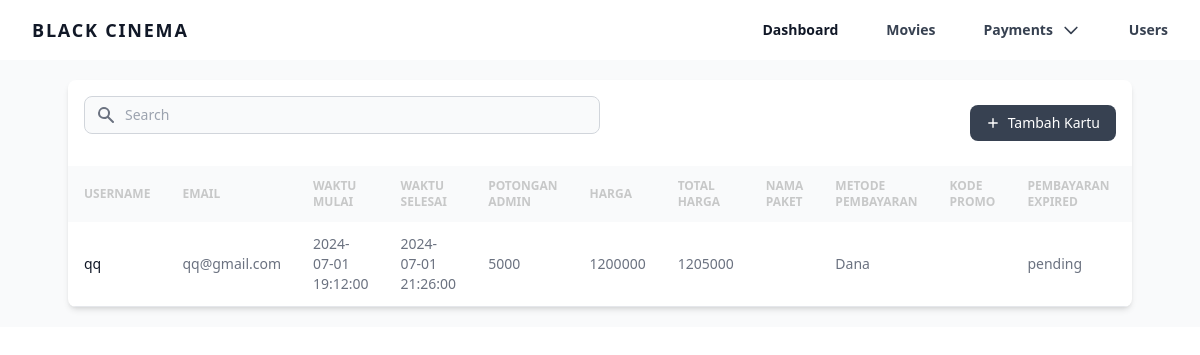
The page /app/admin/payment_list (signed in) on the database as committed earlier.
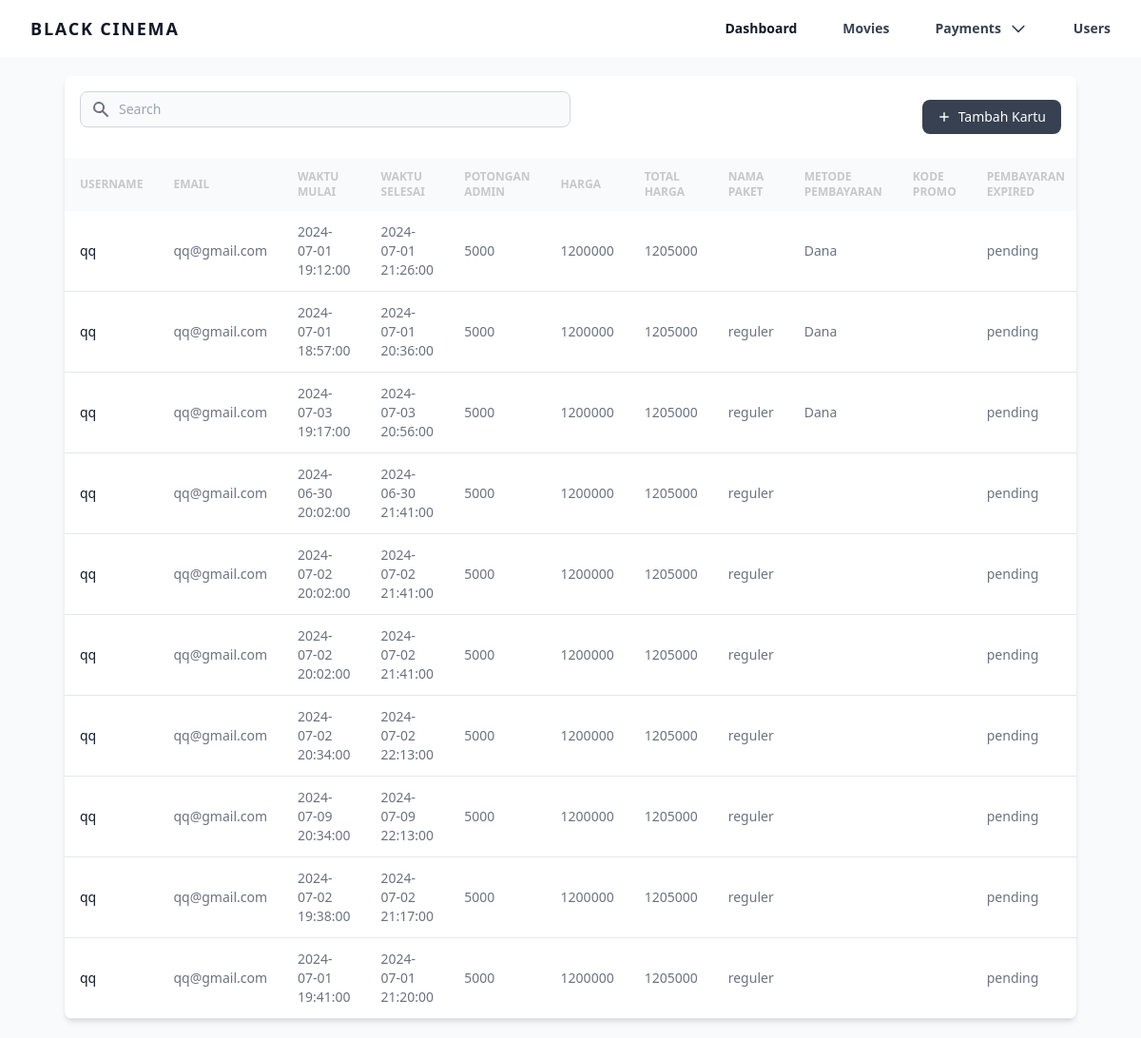
The same page on the database as committed later.
### tables this page shows
CREATE TABLE `payment` (
  `id` int NOT NULL,
  `userId` int DEFAULT NULL,
  `movieId` int DEFAULT NULL,
  `createdAt` datetime DEFAULT CURRENT_TIMESTAMP,
  `userName` varchar(255) DEFAULT NULL,
  `userEmail` varchar(255) DEFAULT NULL,
  `startTime` datetime DEFAULT NULL,
  `endTime` datetime DEFAULT NULL,
  `feeAdmin` int DEFAULT NULL,
  `price` int DEFAULT NULL,
  `totalPrice` int DEFAULT NULL,
  `packageName` varchar(255) DEFAULT NULL,
  `methodPayment` varchar(255) DEFAULT NULL,
  `promoCode` varchar(255) DEFAULT NULL,
  `status` varchar(255) DEFAULT NULL,
  `expiredPayment` datetime DEFAULT NULL,
  `successPayment` datetime DEFAULT NULL,
  `room` int DEFAULT NULL
);

### app/admin/pages/views/payment_list.php (the view, shortened to what this page needs)
<?php
include "../../config/conn.php";
$query = mysqli_query($conn, "SELECT * FROM payment");
?>
<section class="bg-gray-50 dark:bg-black p-3 sm:p-5">
    <div class="mx-auto max-w-screen-xl px-4 lg:px-12">
        <div class="bg-white dark:bg-white/10 relative shadow-md sm:rounded-lg overflow-hidden">
            <div class="flex flex-col md:flex-row items-center justify-between space-y-3 md:space-y-0 md:space-x-4 p-4">
                <div class="w-full md:w-1/2">
                    <form class="flex items-center">
                        <div class="relative w-full">
                            <div class="absolute inset-y-0 left-0 flex items-center pl-3 pointer-events-none">
                            </div>
                            <input type="text" id="simple-search" class="bg-gray-50 border border-gray-300 text-gray-900 text-sm rounded-lg focus:ring-gray-500 focus:border-gray-500 block w-full pl-10 p-2 dark:bg-black/20 dark:border-gray-600 dark:placeholder-gray-400 dark:text-white dark:focus:ring-gray-500 dark:focus:border-gray-500" placeholder="Search" required="">
                        </div>
                    </form>
                </div>
                <div class="w-full md:w-auto flex flex-col md:flex-row space-y-2 md:space-y-0 items-stretch md:items-center justify-end md:space-x-3 flex-shrink-0">
                    <button id="addBtn" type="button" class="flex items-center justify-center text-white bg-gray-700 hover:bg-gray-800 focus:ring-4 focus:ring-gray-300 font-medium rounded-lg text-sm px-4 py-2 dark:bg-gray-600 dark:hover:bg-gray-700 focus:outline-none dark:focus:ring-gray-800">
                        <svg class="h-3.5 w-3.5 mr-2" fill="currentColor" viewBox="0 0 20 20" xmlns="http://www.w3.org/2000/svg" aria-hidden="true">
                            <path clip-rule="evenodd" fill-rule="evenodd" d="M10 3a1 1 0 011 1v5h5a1 1 0 110 2h-5v5a1 1 0 11-2 0v-5H4a1 1 0 110-2h5V4a1 1 0 011-1z" />
                        </svg>
                        Tambah Kartu
                    </button>
                </div>
            </div>
            <div class="overflow-x-auto">
                <table class="w-full text-sm text-left text-gray-500 dark:text-gray-400">
                    <thead class="text-xs text-black/20 uppercase bg-gray-50 dark:bg-black/20 dark:text-gray-400">
                        <tr>
                            <th scope="col" class="px-4 py-3">Username</th>
                            <th scope="col" class="px-4 py-3">Email</th>
                            <th scope="col" class="px-4 py-3">Waktu Mulai</th>
                            <th scope="col" class="px-4 py-3">Waktu Selesai</th>
                            <th scope="col" class="px-4 py-3">Potongan Admin</th>
                            <th scope="col" class="px-4 py-3">Harga</th>
                            <th scope="col" class="px-4 py-3">Total Harga</th>
                            <th scope="col" class="px-4 py-3">Nama Paket</th>
                            <th scope="col" class="px-4 py-3">Metode Pembayaran</th>
                            <th scope="col" class="px-4 py-3">Kode Promo</th>
                            <th scope="col" class="px-4 py-3">Pembayaran Expired</th>
                            <th scope="col" class="px-4 py-3">Pembayaran Sukses</th>
                        </tr>
                    </thead>
                    <tbody id="paymentList">
                        <?php
                        while ($row = mysqli_fetch_assoc($query)) {
                        ?>
                            <tr class="border-b dark:border-black/20">
                                <th scope="row" class="px-4 py-3 font-medium text-gray-900 whitespace-nowrap dark:text-white">
                                    <?= $row['userName']; ?></th>
                                <td class="px-4 py-3"><span><?= $row['userEmail']; ?></span></td>
                                <td class="px-4 py-3"><span><?= $row['startTime']; ?></span></td>
                                <td class="px-4 py-3"><span><?= $row['endTime']; ?></span></td>
                                <td class="px-4 py-3"><span><?= $row['feeAdmin']; ?></span></td>
                                <td class="px-4 py-3"><span><?= $row['price']; ?></span></td>
                                <td class="px-4 py-3"><span><?= $row['totalPrice']; ?></span></td>
                                <td class="px-4 py-3"><span><?= $row['packageName']; ?></span></td>
                                <td class="px-4 py-3"><span><?= $row['methodPayment']; ?></span></td>
                                <td class="px-4 py-3"><span><?= $row['promoCode']; ?></span></td>
                                <td class="px-4 py-3"><span><?= $row['status']; ?></span></td>
                                <td class="px-4 py-3"><span><?= $row['expiredPayment']; ?></span></td>
                            </tr>
                        <?php } ?>
                    </tbody>
                </table>
            </div>
        </div>
    </div>
</section>

### app/admin/home.php (shortened to what this page needs)
<html>
<head>
    <link rel="stylesheet" href="../../style/globals.css">
    <link rel="stylesheet" href="https://cdnjs.cloudflare.com/ajax/libs/font-awesome/6.5.2/css/all.min.css">
    <link rel="stylesheet" href="https://cdn.jsdelivr.net/npm/daterangepicker/daterangepicker.css">
</head>
<body class="bg-white text-black dark:bg-black dark:text-white">
    <div>
        <?php include "pages/navbar.php"; ?>
        <?php include "pages/content.php"; ?>
    </div>
    <script src="https://cdn.tailwindcss.com"></script>
</body>
</html>

### app/admin/pages/navbar.php (shortened to what this page needs)
<div class="w-full text-gray-700 bg-white dark:text-gray-200 dark:bg-white/10">
    <div class="flex flex-row justify-between px-4 w-full md:flex-row md:items-center md:justify-between md:px-4">
        <div class="p-4 flex flex-row items-center justify-between">
            <a href="home.php" class="text-lg font-semibold tracking-widest text-gray-900 uppercase rounded-lg dark:text-white focus:outline-none focus:shadow-outline">Black Cinema</a>
        </div>
        <nav id="mobileMenu" class="flex-col flex-grow pb-4 md:pb-0 hidden md:flex md:justify-end md:flex-row">
            <a id="dashboardLink" class="nav-link px-4 py-2 mt-2 text-sm font-semibold text-gray-900 rounded-lg dark:text-white dark:hover:bg-gray-600 dark:focus:bg-gray-600 dark:focus:text-white dark:hover:text-white dark:text-gray-200 md:mt-0 hover:text-gray-900 focus:text-gray-900 hover:bg-gray-200 focus:bg-gray-200 focus:outline-none focus:shadow-outline" href="dashboard">
                Dashboard
            </a>
            <a id="moviesLink" class="nav-link px-4 py-2 mt-2 text-sm font-semibold bg-transparent rounded-lg dark:bg-transparent dark:hover:bg-gray-600 dark:focus:bg-gray-600 dark:focus:text-white dark:hover:text-white dark:text-gray-200 md:mt-0 md:ml-4 hover:text-gray-900 focus:text-gray-900 hover:bg-gray-200 focus:bg-gray-200 focus:outline-none focus:shadow-outline" href="movies">
                Movies
            </a>
            <button id="paymentsLink" class="nav-link flex flex-row w-auto px-4 py-2 mt-2 text-sm font-semibold bg-transparent rounded-lg dark:bg-transparent dark:hover:bg-gray-600 dark:focus:bg-gray-600 dark:focus:text-white dark:hover:text-white dark:text-gray-200 md:mt-0 md:ml-4 hover:text-gray-900 focus:text-gray-900 hover:bg-gray-200 focus:bg-gray-200 focus:outline-none focus:shadow-outline">
                <span>Payments</span>
                <svg class="h-5 w-5 ml-2" fill="none" viewBox="0 0 24 24" stroke="currentColor">
                    <path stroke-linecap="round" stroke-linejoin="round" stroke-width="2" d="M19 9l-7 7-7-7"></path>
                </svg>
            </button>
            <a id="usersLink" class="nav-link px-4 py-2 mt-2 text-sm font-semibold bg-transparent rounded-lg dark:bg-transparent dark:hover:bg-gray-600 dark:focus:bg-gray-600 dark:focus:text-white dark:hover:text-white dark:text-gray-200 md:mt-0 md:ml-4 hover:text-gray-900 focus:text-gray-900 hover:bg-gray-200 focus:bg-gray-200 focus:outline-none focus:shadow-outline" href="users">
                Users
            </a>
        </nav>
    </div>
</div>

### app/admin/pages/content.php
<?php
if (!empty($_GET["module"])) {
    include_once($_GET["module"] . ".php");
} else {
    include "dashboard.php";
}

Rows that differ between the two databases and show on the page:
added payment: userName "qq", userEmail "qq@gmail.com", startTime "2024-07-01 18:57:00", endTime "2024-07-01 20:36:00", feeAdmin "5000", price "1200000", totalPrice "1205000", packageName "reguler", methodPayment "Dana", status "pending"
added payment: userName "qq", userEmail "qq@gmail.com", startTime "2024-07-03 19:17:00", endTime "2024-07-03 20:56:00", feeAdmin "5000", price "1200000", totalPrice "1205000", packageName "reguler", methodPayment "Dana", status "pending"
added payment: userName "qq", userEmail "qq@gmail.com", startTime "2024-06-30 20:02:00", endTime "2024-06-30 21:41:00", feeAdmin "5000", price "1200000", totalPrice "1205000", packageName "reguler", status "pending"
added payment: userName "qq", userEmail "qq@gmail.com", startTime "2024-07-02 20:02:00", endTime "2024-07-02 21:41:00", feeAdmin "5000", price "1200000", totalPrice "1205000", packageName "reguler", status "pending"
added payment: userName "qq", userEmail "qq@gmail.com", startTime "2024-07-02 20:02:00", endTime "2024-07-02 21:41:00", feeAdmin "5000", price "1200000", totalPrice "1205000", packageName "reguler", status "pending"
added payment: userName "qq", userEmail "qq@gmail.com", startTime "2024-07-02 20:34:00", endTime "2024-07-02 22:13:00", feeAdmin "5000", price "1200000", totalPrice "1205000", packageName "reguler", status "pending"
added payment: userName "qq", userEmail "qq@gmail.com", startTime "2024-07-09 20:34:00", endTime "2024-07-09 22:13:00", feeAdmin "5000", price "1200000", totalPrice "1205000", packageName "reguler", status "pending"
added payment: userName "qq", userEmail "qq@gmail.com", startTime "2024-07-02 19:38:00", endTime "2024-07-02 21:17:00", feeAdmin "5000", price "1200000", totalPrice "1205000", packageName "reguler", status "pending"
added payment: userName "qq", userEmail "qq@gmail.com", startTime "2024-07-01 19:41:00", endTime "2024-07-01 21:20:00", feeAdmin "5000", price "1200000", totalPrice "1205000", packageName "reguler", status "pending"
